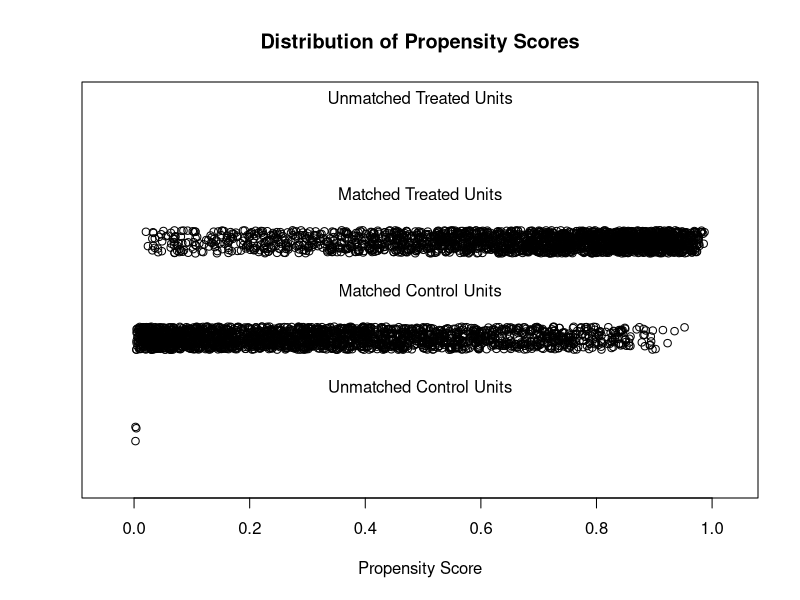
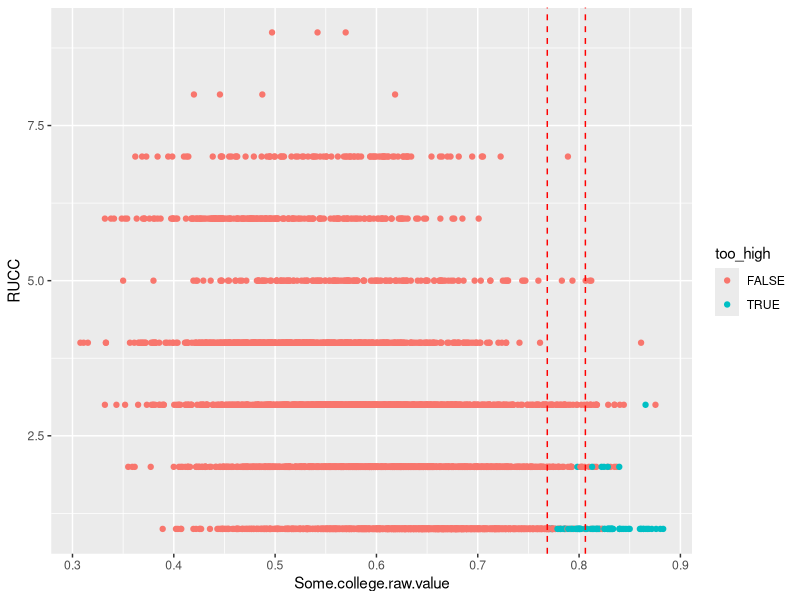
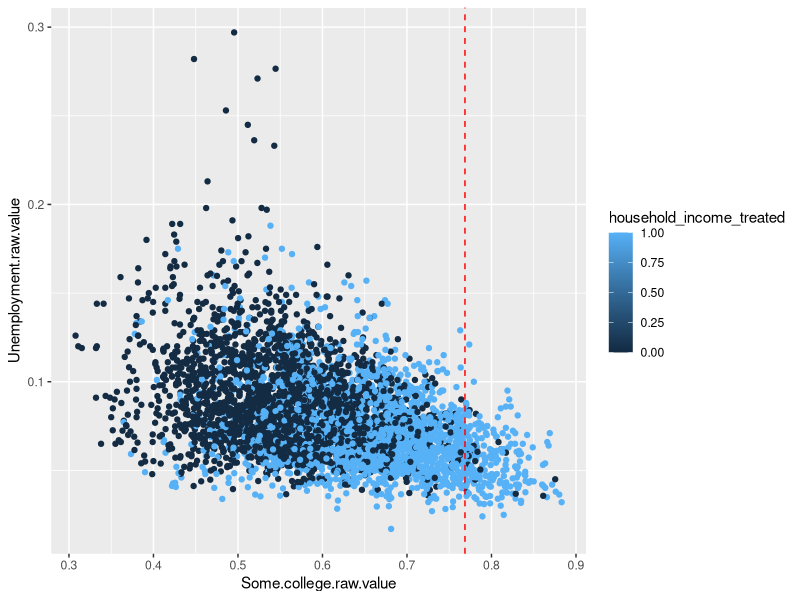
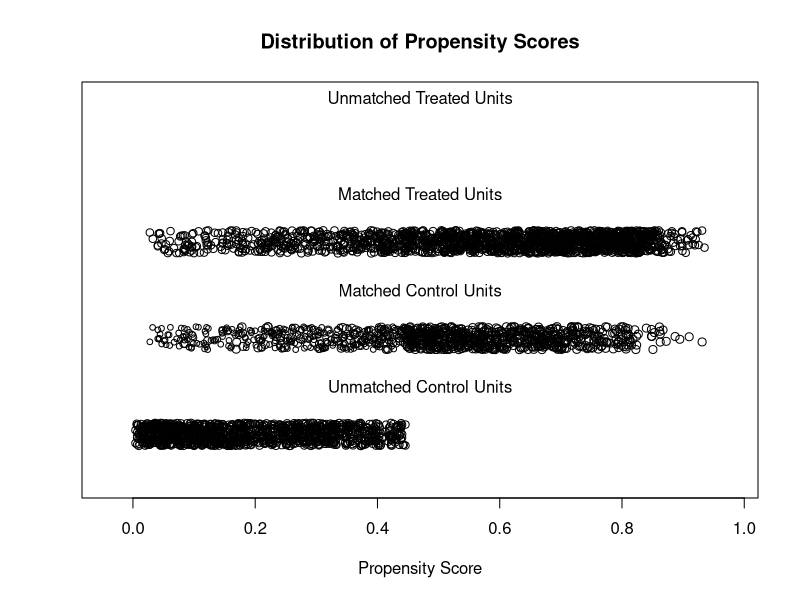
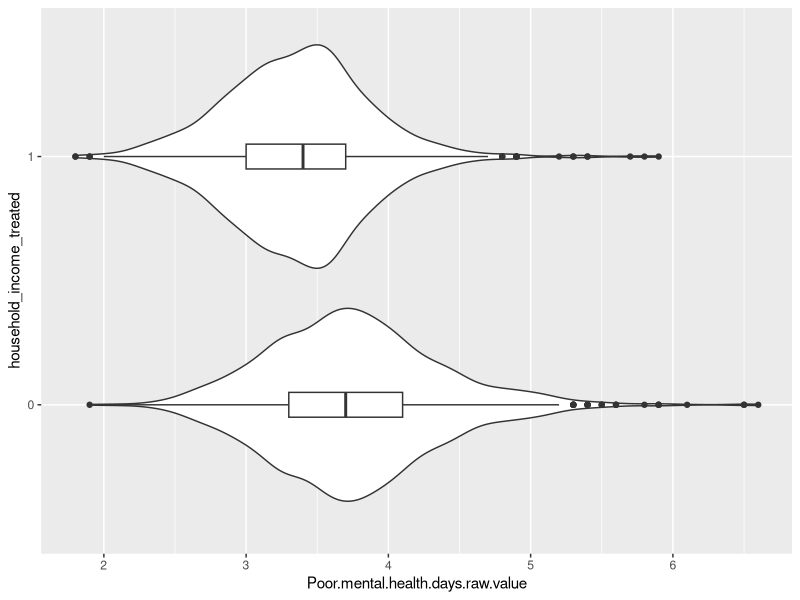

Here is the R script that generated these plots, in order: (Note: this script raises an error after producing the figures.)
library("MatchIt")

# for plotting
library("ggplot2")

# for analysis
library("lmtest")
library("sandwich")



# # 1:1 NN PS matching w/o replacement
matching <- read.csv(file = '../../../../data/processed_data/df_matching.csv')
# 
# # matching types
methods = c("nearest", "optimal", "full", "genetic")
distances = c("glm", "mahalanobis")

cor_matrix = cor(matching[complete.cases(matching[ , 12]),5:13])

# nearest neighbor
m.out <- matchit(matching$household_income_treated ~ Some.college.raw.value + Unemployment.raw.value + Ratio.of.population.to.mental.health.providers + 
                   RUCC,
                 data = matching, method = methods[1], distance = distances[1])
summary(m.out)
plot(m.out, type = "jitter", interactive = FALSE)

matching_sub = matching

# get rid of treated with propensity score greater than control
m.data1 <- match.data(m.out)
untreated <- (m.data1[["household_income_treated"]] == 0)
untreated.data <- m.data1[untreated,]
distance_greatest <- (untreated.data[["distance"]] == max(untreated.data[["distance"]]))
untreated_greatest_dist <- untreated.data[distance_greatest, "distance"]

# create a new column: assign "too high" if distance greater than untreated_greatest_dist, "normal"
m.data1$too_high <- (m.data1$distance >untreated_greatest_dist)

college_values <- quantile(matching$Some.college.raw.value, c(.25, .50,  .85, .90, .95, .98))
normal_college <- (matching$Some.college.raw.value <= college_values[4])

# plotting
ggplot(data = m.data1) + # Unemployment.raw.value
  geom_point(mapping = aes(x = Some.college.raw.value, y = RUCC, color = too_high)) +
  geom_vline(xintercept=college_values[5], linetype="dashed", color = "red") +
  geom_vline(xintercept=college_values[6], linetype="dashed", color = "red")

ggplot(data = m.data1) +
  geom_point(mapping = aes(x = Some.college.raw.value, y = Unemployment.raw.value, color = household_income_treated))+
  geom_vline(xintercept=college_values[5], linetype="dashed", color = "red")

# Use less than 90% of college (0.7547552) for now
# Cut off unemployment + low RUCC

matching_sub = matching[normal_college, ]

# second iteration
unemployment_values <- quantile(m.data1$Unemployment.raw.value, c(.1, .50,  .75, .90, .95))
normal_unemployment <- (matching$Unemployment.raw.value > unemployment_values[1])
high_RUCC <- (matching$RUCC > 2)

# third iteration
Exclude_first_RUCC <- (matching$RUCC > 1)
normal_college <- (matching$Some.college.raw.value <= college_values[3])


matching_sub = matching[(normal_college | Exclude_first_RUCC)  & (normal_unemployment | high_RUCC), ]

# Do matching on unemployment again
m.out <- matchit(household_income_treated ~ Some.college.raw.value + Unemployment.raw.value + Ratio.of.population.to.mental.health.providers + 
                   RUCC,
                 data = matching_sub, method = methods[1], distance = distances[1], replace = TRUE, reuse.max = 2)
summary(m.out)
plot(m.out, type = "jitter", interactive = FALSE)

# Estimating effect
gm <- get_matches(m.out)
table(table(gm$id[gm$household_income_treated == 0]))
fitmd <- lm(Poor.mental.health.days.raw.value ~ household_income_treated + Some.college.raw.value + Unemployment.raw.value + Ratio.of.population.to.mental.health.providers + RUCC, data = gm, 
            weights = weights)

coeftest(fitmd, vcov. = vcovCL, cluster = ~subclass + id)["household_income_treated",,drop = FALSE]
gm$household_income_treated <- as.factor(gm$household_income_treated)
ggplot(data = gm, mapping = aes(y = household_income_treated, x = Poor.mental.health.days.raw.value)) +
  geom_violin() +
  geom_boxplot(width=0.1)

fitmd2 <- lm(Crude.Rate ~ household_income_treated + Some.college.raw.value + Unemployment.raw.value + Ratio.of.population.to.mental.health.providers + RUCC, data = gm, 
            weights = weights)
coeftest(fitmd2, vcov. = vcovCL, cluster = ~subclass + id)["household_income_treated",,drop = FALSE]
gm$household_income_treated <- as.factor(gm$household_income_treated)
ggplot(data = gm, mapping = aes(y = household_income_treated, x = Crude.Rate)) +
  geom_violin() +
  geom_boxplot(width=0.1)
